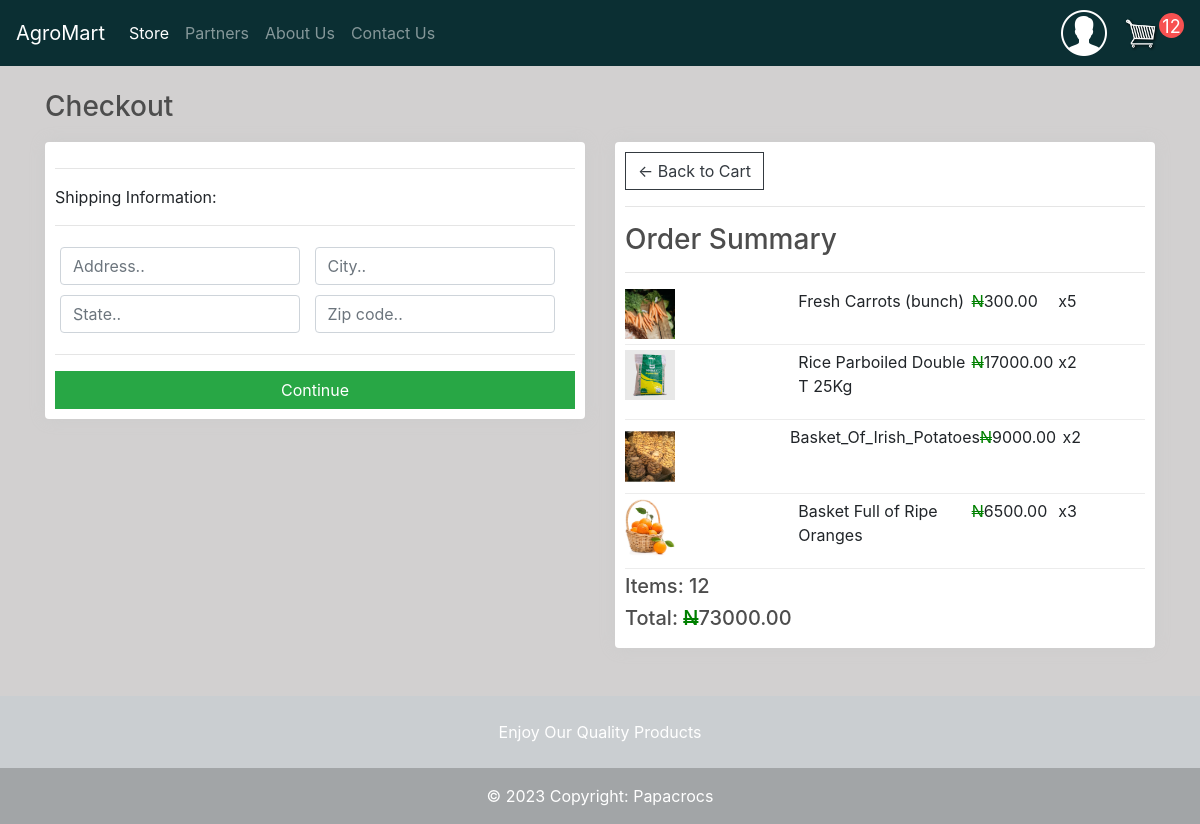
Screenshot of /checkout/ (signed in) with the database file from the repository.
### store/models.py (models this page shows, shortened)
class OrderItem(models.Model):
    product = models.ForeignKey(Product, on_delete=models.SET_NULL, null=True)
    order = models.ForeignKey(Order, on_delete=models.SET_NULL, null=True)
    quantity = models.IntegerField(default=0, null=True, blank=True)
    date_added = models.DateTimeField(auto_now_add=True)
    @property
    def get_total(self):
        total = self.product.price * self.quantity
        return total

class Product(models.Model):
    name = models.CharField(max_length=200)
    price = models.DecimalField(max_digits=10, decimal_places=2)
    digital = models.BooleanField(default=False, null=True, blank=True)
    image = models.ImageField(null=True, blank=True)
    @property
    def imageURL(self):
        try:
            url = self.image.url
        except:
            url = ""
        return url

class Order(models.Model):
    customer = models.ForeignKey(Customer, on_delete=models.SET_NULL, null=True, blank=True)
    date_ordered = models.DateTimeField(auto_now_add=True)
    complete = models.BooleanField(default=False)
    transaction_id = models.CharField(max_length=100, null=True)
    @property
    def shipping(self):
        shipping = False
        orderitems = self.orderitem_set.all()
        for i in orderitems:
            if i.product.digital == False:
                shipping = True
        return shipping
    @property
    def get_cart_total(self):
        orderitems = self.orderitem_set.all()
        total = sum([item.get_total for item in orderitems])
        return total
    @property
    def get_cart_items(self):
        orderitems = self.orderitem_set.all()
        total = sum([item.quantity for item in orderitems])
        return total

### store/views.py (the view)
# urls.py: path('checkout/', views.checkout, name="checkout"),
def checkout(request):
    data = cartData(request)
    cartItems = data['cartItems']
    order = data['order']
    items = data['items']
    context = {'items':items, 'order':order, 'cartItems':cartItems}
    return render(request, 'store/checkout.html', context)

### store/utils.py (called while the page is built)
def cartData(request):
    if request.user.is_authenticated:
        customer = request.user.customer
        order, created = Order.objects.get_or_create(customer = customer, complete= False)
        items = order.orderitem_set.all()
        cartItems = order.get_cart_items
    else:
        cookieData = cookieCart(request)
        cartItems = cookieData['cartItems']
        order = cookieData['order']
        items = cookieData['items']
    return{'items':items, 'order':order, 'cartItems':cartItems}

### store/templates/store/checkout.html (shortened to what this page needs)
{% extends 'store/main.html' %} {% load static %} {% block content %}
<h3>Checkout</h3>
<div class="row">
  <div class="col-lg-6">
    <div class="box-element" id="form-wrapper">
      <form id="form">
        <div id="shipping-info">
          <hr />
          <p>Shipping Information:</p>
          <hr />
          <div class="form-field">
            <input
              class="form-control"
              type="text"
              name="address"
              placeholder="Address.."
            />
          </div>
          <div class="form-field">
            <input
              class="form-control"
              type="text"
              name="city"
              placeholder="City.."
            />
          </div>
          <div class="form-field">
            <input
              class="form-control"
              type="text"
              name="state"
              placeholder="State.."
            />
          </div>
          <div class="form-field">
            <input
              class="form-control"
              type="text"
              name="zipcode"
              placeholder="Zip code.."
            />
          </div>
        </div>
        <hr />
        <input
          id="form-button"
          class="btn btn-success btn-block"
          type="submit"
          value="Continue"
        />
      </form>
    </div>
    <br />
  </div>
  <div class="col-lg-6">
    <div class="box-element">
      <a class="btn btn-outline-dark" href="{% url 'cart' %}"
        >&#x2190; Back to Cart</a
      >
      <hr />
      <h3>Order Summary</h3>
      <hr />
      {% for item in items %}
      <div class="cart-row">
        <div style="flex: 2">
          <img class="row-image" src="{{item.product.imageURL}}" />
        </div>
        <div style="flex: 2">
          <p>{{item.product.name}}</p>
        </div>
        <div style="flex: 1">
          <p><strike class="naira">N</strike>{{item.product.price}}</p>
        </div>
        <div style="flex: 1">
          <p>x{{item.quantity}}</p>
        </div>
      </div>
      {% endfor %}
      <h5>Items: {{order.get_cart_items}}</h5>
      <h5>
        Total:
        <strike class="naira">N</strike>{{order.get_cart_total|floatformat:2}}
      </h5>
    </div>
  </div>
</div>
{% endblock content %}

### static/css/main.css (style rules this page uses)
body { background-color: hsl(0, 2%, 82%); }
h1, h2, h3, h4, h5, h6 { color: hsl(0, 0%, 30%); }
.box-element { box-shadow: hsl(0, 0%, 80%) 0 0 16px; background-color: #fff; border-radius: 4px; padding: 10px; }
strike { text-decoration-style: double; color: green; }
.col-lg-4, .col-lg-6, .col-lg-8, .col-lg-12 { margin-top: 10px; }
.btn { border-radius: 0; }
.row-image { width: 50px; }
.form-field { width: 250px; display: inline-block; padding: 5px; }
.cart-row { display: flex; padding-bottom: 5px; margin-bottom: 5px; border-bottom: 1px solid #ececec; }

### rows the page displays
OrderItem: product.imageURL (picture), product.name "Fresh Carrots (bunch)", product.price "300.00", quantity "5"
OrderItem: product.imageURL (picture), product.name "Rice Parboiled Double T 25Kg", product.price "17000.00", quantity "2"
OrderItem: product.imageURL (picture), product.name "Basket_Of_Irish_Potatoes", product.price "9000.00", quantity "2"
OrderItem: product.imageURL (picture), product.name "Basket Full of Ripe Oranges", product.price "6500.00", quantity "3"
Order: get_cart_items "12", get_cart_total "73000.00"

### other values shown
{{ cartItems }} "12"
